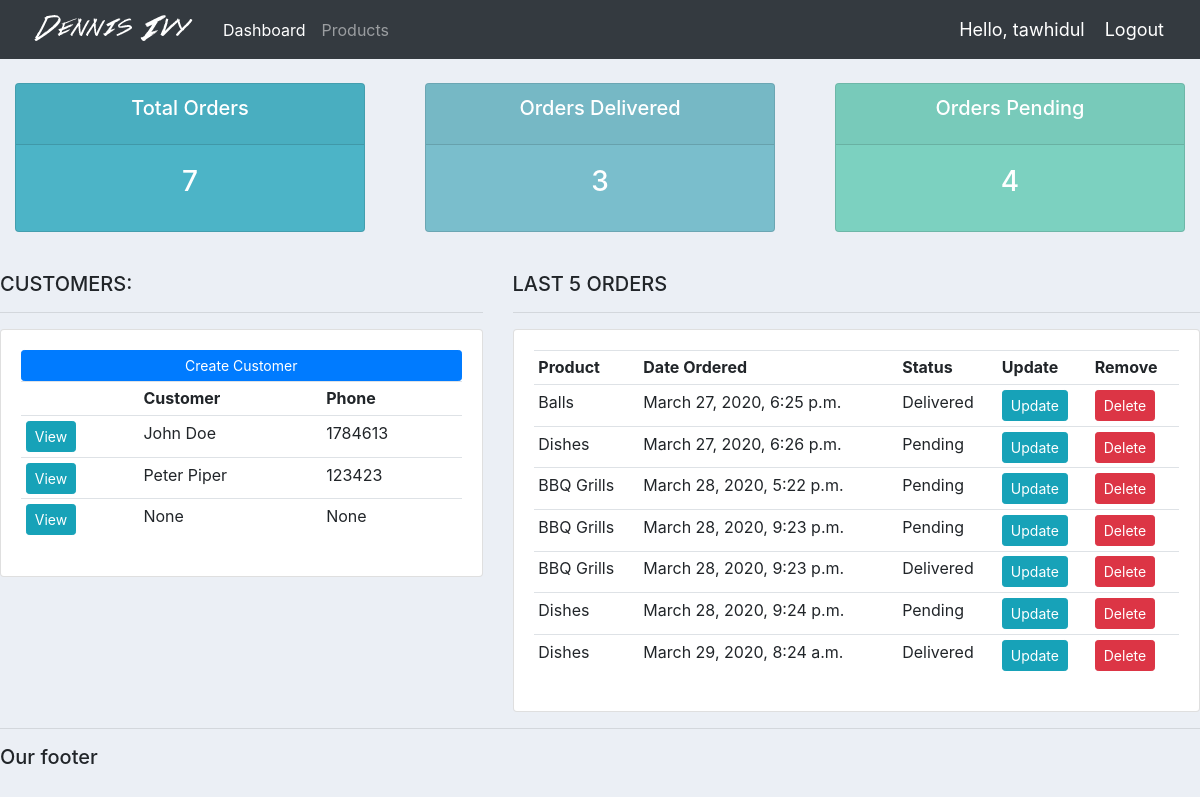
Before: / (signed in) with the older database file.
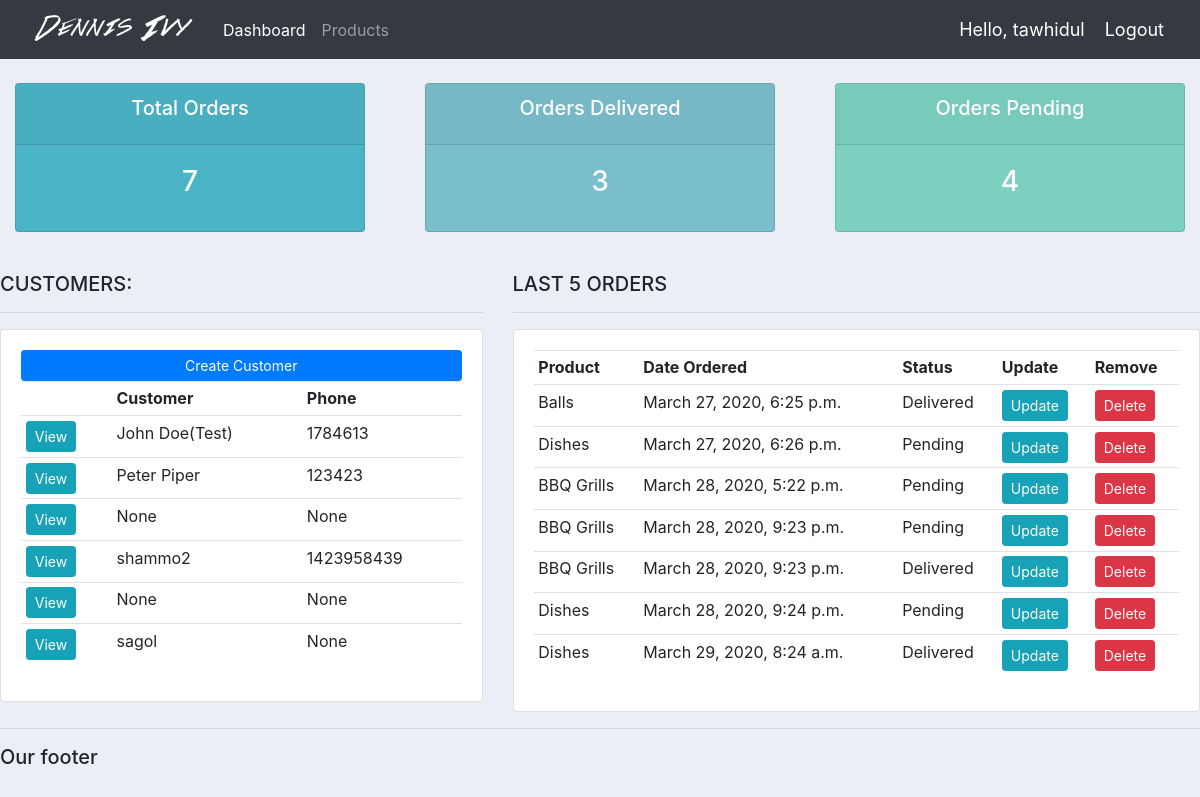
After: the same page with the newer database file.
### accounts/models.py (models this page shows, shortened)
class Customer(models.Model):
    user = models.OneToOneField(User, null=True, blank=True, on_delete=models.CASCADE)
    name = models.CharField(max_length=200, null=True)
    phone = models.CharField(max_length=200, null=True)
    email = models.CharField(max_length=200, null=True)
    profile_pic = models.ImageField(default="profile.png", null=True, blank=True)
    date_created = models.DateTimeField(auto_now_add=True, null=True)

class Order(models.Model):
    STATUS = (
        ('Pending', 'Pending'),
        ('Out for delivery', 'Our for delivery'),
        ('Delivered', 'Delivered'),
    )
    customer = models.ForeignKey(Customer, null=True, on_delete=models.SET_NULL)
    product = models.ForeignKey(Product, null=True, on_delete=models.SET_NULL)
    date_created = models.DateTimeField(auto_now_add=True, null=True)
    status = models.CharField(max_length=200, null=True, choices=STATUS)
    note = models.CharField(max_length=1000, null=True)

class Product(models.Model):
    CATEGORY = (
        ('Indoor', 'Indoor'),
        ('Outdoor', 'Outdoor'),
    )
    name = models.CharField(max_length=200, null=True)
    price = models.FloatField(null=True)
    category = models.CharField(max_length=200, null=True, choices=CATEGORY)
    description = models.CharField(max_length=200, null=True, blank=True)
    date_created = models.DateTimeField(auto_now_add=True, null=True)
    tags = models.ManyToManyField(Tag)
    def __str__(self):
        return self.name

### accounts/decorators.py (the view)
    def wrapper_function(request, *args, **kwargs):
        group = None
        if request.user.groups.exists():
            group = request.user.groups.all()[0].name
        if group == 'customer':
            return redirect('user-page')
        if group == 'admin':
            return view_func(request, *args, **kwargs)

### accounts/views.py (called while the page is built)
@login_required(login_url='login')
@admin_only
def home(request):
    orders = Order.objects.all()
    customers = Customer.objects.all()
    total_customers = customers.count()
    total_orders = orders.count()
    delivered = orders.filter(status='Delivered').count()
    pending = orders.filter(status='Pending').count()
    context = {'orders': orders, 'customers': customers, 'total_orders': total_orders, 'delivered': delivered, 'pending': pending}
    return render(request, 'accounts/dashboard.html', context)

### accounts/templates/accounts/dashboard.html
{% extends 'accounts/main.html' %}
{% block content %}
{% include 'accounts/status.html' %}
<br>
<div class="row">
    <div class="col-md-5">
        <h5>CUSTOMERS:</h5>
        <hr>
        <div class="card card-body">
            <a class="btn btn-primary btn-sm btn-block" href="">Create Customer</a>
            <table class="table table-sm">
                <tr>
                    <th></th>
                    <th>Customer</th>
                    <th>Phone</th>
                </tr>
                  {% for customer in customers %}
                    <tr>
                        <td><a class="btn btn-sm btn-info" href="{% url 'customer' customer.id %}">View</a></td>
                        <td>{{customer.name}}</td>
                        <td>{{customer.phone}}</td>
                    </tr>
                {% endfor %}
            </table>
        </div>
    </div>
    <div class="col-md-7">
        <h5>LAST 5 ORDERS</h5>
        <hr>
        <div class="card card-body">
            <table class="table table-sm">
                <tr>
                    <th>Product</th>
                    <th>Date Ordered</th>
                    <th>Status</th>
                    <th>Update</th>
                    <th>Remove</th>
                </tr>
                {% for order in orders %}
                    <tr>
                        <td>{{order.product}}</td>
                        <td>{{order.date_created}}</td>
                        <td>{{order.status}}</td>
                        <td><a class="btn btn-sm btn-info" href="{% url 'update_order' order.id %}">Update</a></td>
                        <td><a class="btn btn-sm btn-danger" href="{% url 'delete_order' order.id %}">Delete</a></td>
                    </tr>
                {% endfor %}
            </table>
        </div>
    </div>
</div>
{% endblock %}

### accounts/templates/accounts/main.html (shortened to what this page needs)
{% load static %}
<!DOCTYPE html>
<html lang="en">
<head>
    <link rel="stylesheet" href="https://maxcdn.bootstrapcdn.com/bootstrap/4.0.0/css/bootstrap.min.css">
    <link rel="stylesheet" type="text/css" href="{% static '/css/main.css' %}">
</head>
<body>
    {% include 'accounts/navbar.html' %}
    {% block content %}
    {% endblock %}
    <hr>
    <h5>Our footer</h5>
</body>
</html>

### accounts/templates/accounts/navbar.html (shortened to what this page needs)
{% load static %}
<nav class="navbar navbar-expand-lg navbar-dark bg-dark">
  <img src="{% static 'images/logo.png' %}">
  <div class="collapse navbar-collapse" id="navbarNav">
    <ul class="navbar-nav">
      {% if request.user.is_staff %}
      <li class="nav-item active">
        <a class="nav-link" href="{% url 'home' %}">Dashboard</a>
      </li>
      <li class="nav-item">
        <a class="nav-link" href="{% url 'products' %}">Products</a>
      </li>
      {% else %}
       <li class="nav-item">
        <a class="nav-link" href="{% url 'account' %}">Settings</a>
      </li>
      {% endif %}
    </ul>
  </div>
  <span class="hello-msg">Hello, {{request.user}}</span>
  <span><a class="hello-msg" href="{% url 'logout' %}">Logout</a></span>
</nav>

### accounts/templates/accounts/status.html
<br>
<div class="row">
	<div class="col">
		<div class="col-md">
			<div class="card text-center text-white  mb-3" id="total-orders">
			  	<div class="card-header">
			  		<h5 class="card-title">Total Orders</h5>
			  	</div>
			  	<div class="card-body">
			    	<h3 class="card-title">{{total_orders}}</h3>
			  	</div>
			</div>
		</div>
	</div>
	<div class="col">
		<div class="col-md">
			<div class="card text-center text-white  mb-3" id="orders-delivered">
			  	<div class="card-header">
			  		<h5 class="card-title">Orders Delivered</h5>
			  	</div>
			  	<div class="card-body">
			    	<h3 class="card-title">{{delivered}}</h3>
			  	</div>
			</div>
		</div>
	</div>
	<div class="col">
		<div class="col-md">
			<div class="card text-center text-white  mb-3" id="orders-pending">
			  	<div class="card-header">
			  		<h5 class="card-title">Orders Pending</h5>
			  	</div>
			  	<div class="card-body">
			    	<h3 class="card-title">{{pending}}</h3>
			  	</div>
			</div>
		</div>
	</div>
</div>

### static/css/main.css (style rules this page uses)
body { background-color: #ebeff5; }
#total-orders { background-color: #4cb4c7; }
#orders-delivered { background-color: #7abecc; }
#orders-pending { background-color: #7CD1C0; }

### accounts/templates/accounts/navbar.html (style rules this page uses)
.hello-msg { font-size: 18px; color: #fff; margin-right: 20px; }

Changed rows visible on the page:
changed Customer: name "John Doe" → "John Doe(Test)"
added Customer: name "shammo2", phone "1423958439"
added Customer: name "None", phone "None"
added Customer: name "sagol", phone "None"
